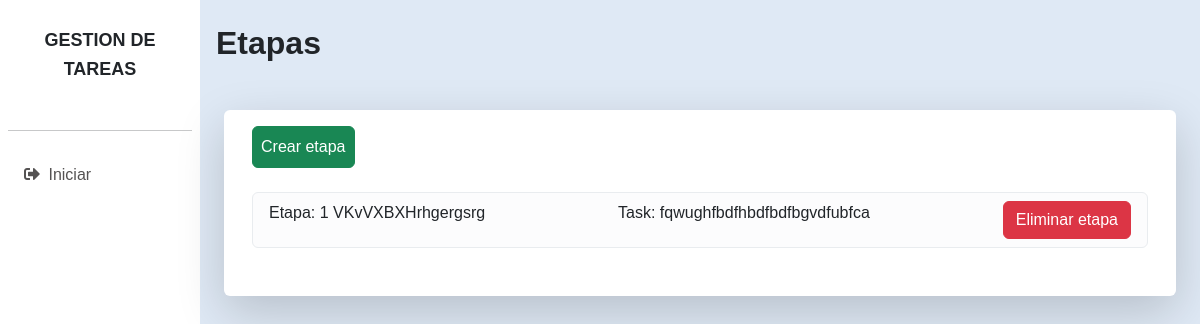
Before: /stages/ with the older database file.
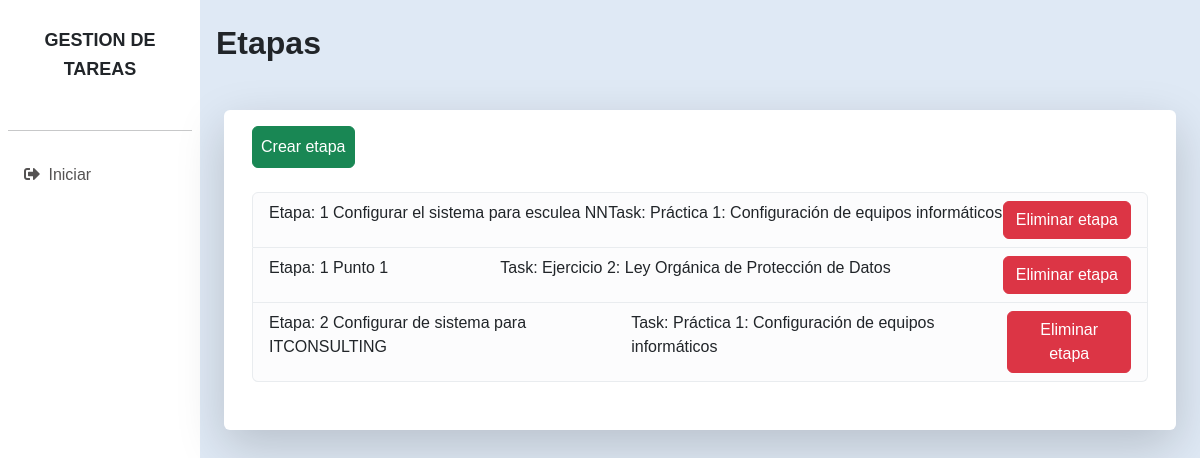
After: the same page with the newer database file.
### taskapp/models.py (models this page shows, shortened)
class Stage(models.Model):
    count = models.PositiveIntegerField(verbose_name='orden')
    title = models.CharField(max_length=100, verbose_name='titulo')
    description = models.TextField(null=False, blank=True, verbose_name='descripcion')
    start_date = models.DateTimeField(auto_now_add=True, verbose_name='fecha de inicio')
    end_date = models.DateTimeField(verbose_name='fecha de terminacion')
    status = models.BooleanField()
    task = models.ForeignKey(
        Task,
        on_delete=models.CASCADE,
        related_name='stages',
        verbose_name='tarea')
    student = models.ForeignKey(
        settings.AUTH_USER_MODEL,
        on_delete=models.PROTECT,
        related_name='stages',
        limit_choices_to={'is_student': True},
        verbose_name='alumno')
    class Meta:
        ordering = ['count']

class Task(models.Model):
    title = models.CharField(max_length=100, verbose_name='titulo')
    description = models.TextField(null=False, blank=True, verbose_name='descripcion')
    start_date = models.DateTimeField(auto_now_add=True)
    end_date = models.DateTimeField(verbose_name='fecha de terminacion')
    students = models.ManyToManyField(
        settings.AUTH_USER_MODEL,
        related_name='tasks_as_student',
        limit_choices_to={'is_student': True},
        verbose_name='alumnos'
    )
    tutor = models.ForeignKey(
        settings.AUTH_USER_MODEL,
        on_delete=models.PROTECT,
        related_name='tasks_as_tutor',
        limit_choices_to={'is_tutor': True},
        verbose_name='tutor')
    course = models.ForeignKey(
        Course,
        on_delete=models.PROTECT,
        related_name='tasks',
        verbose_name='cursos')

### taskapp/views.py (the view)
# urls.py: path('stages/', StagesListView.as_view(), name='stages_list'),
class StagesListView(ListView): #(PermissionRequiredMixin, ListView):
    model = Stage
    template_name = ('stages/stages-list.html')
    context_object_name = 'stages'
    queryset = Stage.objects.all #(.archived=False)

### taskapp/templates/stages/stages-list.html
{% extends "_base.html" %}
{% block content %}
<h2 class="fw-bold">Etapas</h2>
<div class="row bg-white px-3 py-3 mx-2 my-5 rounded pb-5 shadow-lg">
    <div class="hstack gap-3 pb-4">
        <a href="/stages/new/" class="btn btn-success p-2">Crear etapa</a>
    </div>
    <div class="col">
        <ul class="list-group">
            {% for stage in stages %}
            <li class="list-group-item list-group-item-light d-flex justify-content-between">
                <a href="/stages/{{ stage.pk }}/" class="text-decoration-none link-dark">Etapa: {{ stage.count }}  {{ stage.title }} </a>
                <a href="/tasks/{{ stage.task.pk }}/" class="text-decoration-none link-dark">Task: {{ stage.task.title }}</a>
                <a href="/stages/{{ stage.pk }}/delete/" class="btn btn-danger">Eliminar etapa</a>
            </li>
            {% endfor %}
        </ul>
    </div>
</div>
{% endblock %}

### taskapp/templates/_base.html (shortened to what this page needs)
<!DOCTYPE html>
{% load static %}
<html lang="es">
<head>
    <link href="{% static 'style.css' %}" rel="stylesheet">
    <link rel="stylesheet" href="https://cdnjs.cloudflare.com/ajax/libs/font-awesome/5.15.4/css/all.min.css"/>
    <link href="https://cdn.jsdelivr.net/npm/bootstrap@5.3.0/dist/css/bootstrap.min.css" rel="stylesheet">
</head>
<body>
<div class="main-container d-flex">
    <div class="sidebar" style="min-width: 200px;" id="side_nav">
        <div class="header-box px-3 pt-4 pb-4">
            <h1 class="fs-4 nav-logo">
                <span class="text-black text-uppercase font-weight-bold">
                    <a class="link-dark text-decoration-none" href="/">GESTION de TAREAS</a>
                </span>
            </h1>
        </div>
        <ul class="list-unstyled px-2">
            <li>
                <hr>
            </li>
            <li>
                {% if user.is_authenticated %}
                <form action="{% url 'myauth:logout' %}" method="post" class="bar-item text-decoration-none px-3 py-3 d-block">
                    {% csrf_token %}
                    <button type="submit" class="bar-item text-decoration-none px-3 py-3 d-block border-0 bg-transparent text-start w-100">
                        <span><i class="fas fa-sign-out-alt"></i></span><span class="px-1"> Saltar</span>
                    </button>
                </form>
                {% else %}
                <a href="{% url 'myauth:login' %}" class="bar-item text-decoration-none px-3 py-3 d-block">
                    <span><i class="fas fa-sign-out-alt"></i></span><span class="px-1"> Iniciar</span>
                </a>
                {% endif %}
            </li>
        </ul>
    </div>
    <div class="content px-3 pt-4">
        {% block content %}{% endblock %}
    </div>
</div>
</body>
</html>

### myproject/static/style.css (style rules this page uses)
* { font-family: "Poppins", sans-serif; }
body { background: #dfe9f5; }
.nav-logo { text-align: center; }
.nav-logo span { font-size: 18px; font-weight: bold; }
#side_nav { background: #fff; min-width: 250px; max-width: 250px; }
.bar-item { color: rgb(85, 83, 83); }
.content { background: #dfe9f5; min-height: 100vh; width: 100%; }

Changed rows visible on the page:
changed Stage: title "VKvVXBXHrhgergsrg" → "Configurar el sistema para esculea NN"; task "fqwughfbdfhbdfbdfbgvdfubfca" → "Práctica 1: Configuración de equipos informáticos"
added Stage: count "1", title "Punto 1", task "Ejercicio 2: Ley Orgánica de Protección de Datos"
added Stage: count "2", title "Configurar de sistema para ITCONSULTING", task "Práctica 1: Configuración de equipos informáticos"
